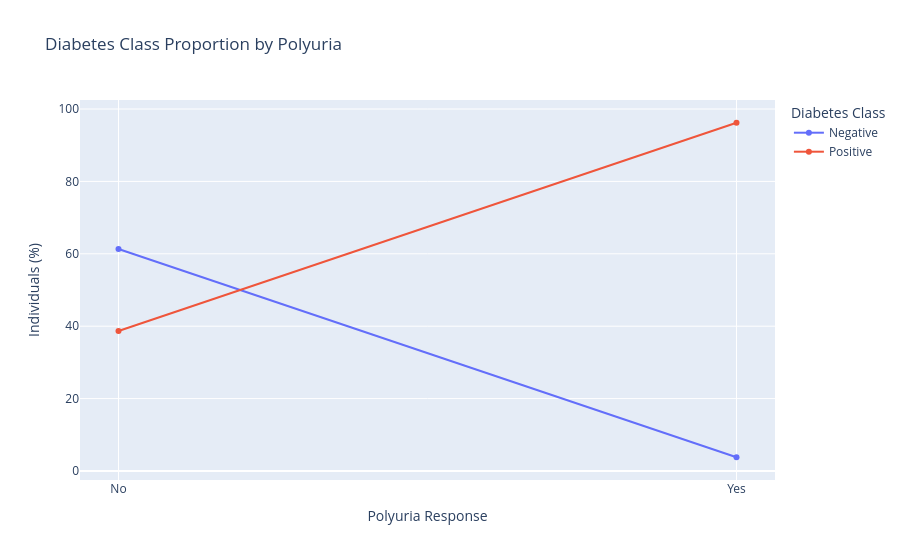

Notebook source saved alongside this figure:
### Markdown cell above
***Visualization Type:*** Box plot · Seaborn

***Purpose:*** To compare, evaluate, and visualize the distribution, central tendency, and overall spread of concurrent symptom counts across positive and negative diabetes diagnostic classes.

***Insight:*** The box plot highlights a clear upward shift in symptom density for individuals diagnosed with diabetes. Notably, the Positive class exhibits a higher median symptom count of 7, with the middle 50% of patients (Interquartile Range) falling between 5 and 9 symptoms. In contrast, the Negative class maintains a lower median symptom count of 4, with its typical range spanning from 1 to 6 symptoms. While both groups include individuals presenting zero symptoms, the significantly higher overall distribution and a maximum whisker reaching 13 symptoms in the Positive group indicate that an accumulation of multiple overlapping symptoms is a strong clinical indicator of a positive diagnosis.

### Code cell
# Calculate class proportions for Polyuria Yes/No
polyuria_data = pd.crosstab(
    df["Polyuria"],
    df["class"],
    normalize="index"
) * 100

# Order categories when both are present
preferred_order = ["No", "Yes"]
order = [
    value for value in preferred_order
    if value in polyuria_data.index
]
order += [
    value for value in polyuria_data.index
    if value not in order
]

polyuria_data = polyuria_data.reindex(order)

fig = px.line(
    polyuria_data.reset_index().melt(
        id_vars="Polyuria",
        var_name="Diabetes Class",
        value_name="Percentage"
    ),
    x="Polyuria",
    y="Percentage",
    color="Diabetes Class",
    markers=True,
    title="Diabetes Class Proportion by Polyuria",
    labels={
        "Polyuria": "Polyuria Response",
        "Percentage": "Individuals (%)"
    }
)

fig.show()

### Figure 1 — Plotly figure (JSON) as saved in the notebook; plotly's stock layout.template omitted (floating-point values rounded to 4 significant figures)
{"data": [{"hovertemplate": "Diabetes Class=Negative<br>Polyuria Response=%{x}<br>Individuals (%)=%{y}<extra></extra>", "legendgroup": "Negative", "line": {"color": "#636efa", "dash": "solid"}, "marker": {"symbol": "circle"}, "mode": "lines+markers", "name": "Negative", "orientation": "v", "showlegend": true, "type": "scatter", "x": ["No", "Yes"], "xaxis": "x", "y": [61.34, 3.788], "yaxis": "y"}, {"hovertemplate": "Diabetes Class=Positive<br>Polyuria Response=%{x}<br>Individuals (%)=%{y}<extra></extra>", "legendgroup": "Positive", "line": {"color": "#EF553B", "dash": "solid"}, "marker": {"symbol": "circle"}, "mode": "lines+markers", "name": "Positive", "orientation": "v", "showlegend": true, "type": "scatter", "x": ["No", "Yes"], "xaxis": "x", "y": [38.66, 96.21], "yaxis": "y"}], "layout": {"legend": {"title": {"text": "Diabetes Class"}, "tracegroupgap": 0}, "title": {"text": "Diabetes Class Proportion by Polyuria"}, "xaxis": {"anchor": "y", "domain": [0, 1], "title": {"text": "Polyuria Response"}}, "yaxis": {"anchor": "x", "domain": [0, 1], "title": {"text": "Individuals (%)"}}}}
